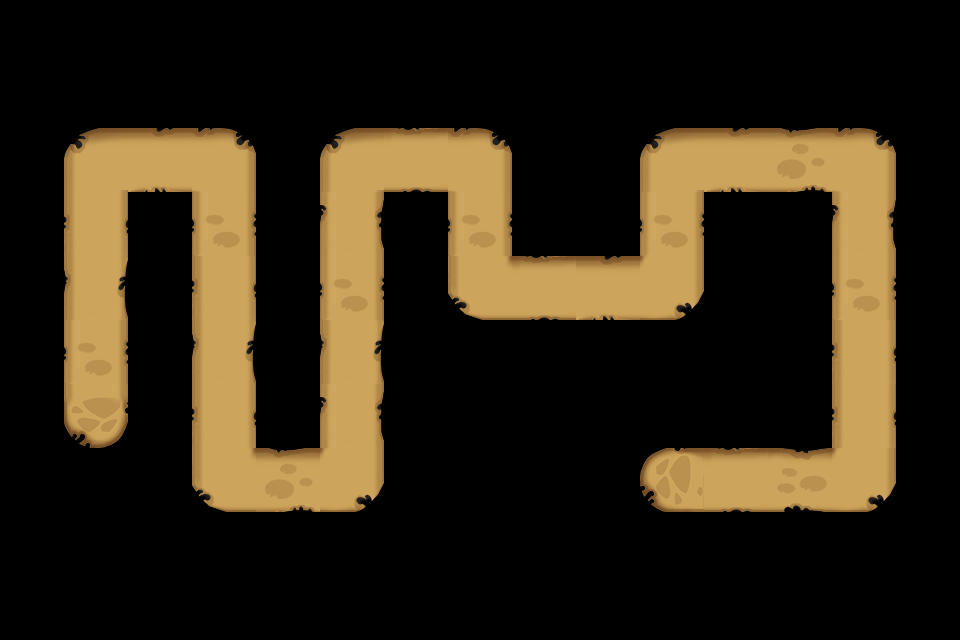

Rendered tile map (Tiled .tmx) drawn with the repository's tilesets; below, a short description and the map source with its tile grids summarised:
An orthogonal 15x10 tile map with 64x64 px tiles, 1 tile layer (Road_Forrest) and 68 objects.

<map version="1.0" orientation="orthogonal" width="15" height="10" tilewidth="64" tileheight="64">
 <tileset firstgid="1" name="Road_Forrest" tilewidth="64" tileheight="64">
  <image source="Road_Forrest.png" width="320" height="256" />
 </tileset>
 <layer name="Road_Forrest" width="15" height="10">
  <data>[150 cells, 39 non-empty, 14 distinct tile ids]</data>
 </layer>
 <objectgroup color="#55ff00" name="path" width="15" height="10">
  <object x="96" y="416" />
  <object x="98" y="160" />
  <object x="225" y="160" />
  <object x="226" y="478" />
  <object x="353" y="478" />
  <object x="353" y="160" />
  <object x="480" y="159" />
  <object x="482" y="286" />
  <object x="673" y="286" />
  <object x="673" y="160" />
  <object x="865" y="161" />
  <object x="864" y="478" />
  <object x="674" y="479" />
 </objectgroup>
 <objectgroup color="#0a0a0b" name="blocked" width="15" height="10">
  <object x="610" y="481" />
  <object x="546" y="479" />
  <object x="545" y="416" />
  <object x="611" y="415" />
 </objectgroup>
 <objectgroup color="#ffff00" name="item" width="15" height="10">
  <properties>
   <property name="id" value="20001" />
   <property name="sizeH" value="2" />
   <property name="sizeW" value="1" />
  </properties>
  <object x="32" y="478" />
  <object x="288" y="350" />
  <object x="161" y="285" />
 </objectgroup>
 <objectgroup color="#ffff00" name="item" width="15" height="10">
  <properties>
   <property name="id" value="20002" />
   <property name="sizeH" value="1" />
   <property name="sizeW" value="1" />
  </properties>
  <object x="35" y="350" />
  <object x="33" y="160" />
  <object x="288" y="224" />
  <object x="737" y="416" />
  <object x="544" y="94" />
  <object x="928" y="416" />
 </objectgroup>
 <objectgroup color="#ffff00" name="item" width="15" height="10">
  <properties>
   <property name="id" value="20003" />
   <property name="sizeH" value="1" />
   <property name="sizeW" value="1" />
  </properties>
  <object x="33" y="221" />
  <object x="33" y="94" />
  <object x="416" y="93" />
  <object x="609" y="94" />
  <object x="800" y="95" />
  <object x="929" y="93" />
  <object x="929" y="223" />
  <object x="929" y="351" />
  <object x="930" y="478" />
  <object x="416" y="222" />
  <object x="545" y="542" />
 </objectgroup>
 <objectgroup color="#ffff00" name="item" width="15" height="10">
  <properties>
   <property name="id" value="20004" />
   <property name="sizeH" value="1" />
   <property name="sizeW" value="1" />
  </properties>
  <object x="288" y="97" />
  <object x="481" y="96" />
 </objectgroup>
 <objectgroup color="#ffff00" name="item" width="15" height="10">
  <properties>
   <property name="id" value="20005" />
   <property name="sizeH" value="1" />
   <property name="sizeW" value="1" />
  </properties>
  <object x="33" y="286" />
  <object x="416" y="350" />
  <object x="928" y="286" />
  <object x="801" y="546" />
 </objectgroup>
 <objectgroup color="#ffff00" name="item" width="15" height="10">
  <properties>
   <property name="id" value="20006" />
   <property name="sizeH" value="1" />
   <property name="sizeW" value="2" />
  </properties>
  <object x="418" y="543" />
  <object x="673" y="95" />
  <object x="160" y="95" />
  <object x="227" y="545" />
  <object x="612" y="351" />
  <object x="481" y="351" />
 </objectgroup>
 <objectgroup color="#ff0000" name="item" width="15" height="10">
  <properties>
   <property name="id" value="20007" />
   <property name="sizeH" value="2" />
   <property name="sizeW" value="2" />
  </properties>
 </objectgroup>
 <objectgroup color="#aa5500" name="item" width="15" height="10">
  <properties>
   <property name="id" value="20008" />
   <property name="sizeH" value="1" />
   <property name="sizeW" value="1" />
  </properties>
  <object x="673" y="416" />
  <object x="674" y="543" />
 </objectgroup>
 <objectgroup color="#0000ff" name="item" width="15" height="10">
  <properties>
   <property name="id" value="20009" />
   <property name="sizeH" value="2" />
   <property name="sizeW" value="2" />
  </properties>
  <object x="96" y="479" />
 </objectgroup>
 <objectgroup color="#ffaa00" name="item" width="15" height="10">
  <properties>
   <property name="id" value="20010" />
   <property name="sizeH" value="2" />
   <property name="sizeW" value="2" />
  </properties>
  <object x="739" y="290" />
 </objectgroup>
 <objectgroup color="#00ffff" name="item" width="15" height="10">
  <properties>
   <property name="id" value="20011" />
   <property name="sizeH" value="2" />
   <property name="sizeW" value="2" />
  </properties>
 </objectgroup>
 <objectgroup color="#ff00ff" name="item" width="15" height="10">
  <properties>
   <property name="id" value="20012" />
   <property name="sizeH" value="2" />
   <property name="sizeW" value="2" />
  </properties>
 </objectgroup>
 <objectgroup color="#550000" name="tower" width="15" height="10">
  <properties>
   <property name="id" value="41001" />
   <property name="sizeH" value="2" />
   <property name="sizeW" value="2" />
  </properties>
  <object x="417" y="415" />
 </objectgroup>
 <objectgroup color="#55007f" name="teemo" width="15" height="10">
  <properties>
   <property name="id" value="1" />
   <property name="sizeH" value="2" />
   <property name="sizeW" value="2" />
  </properties>
  <object x="546" y="416" />
 </objectgroup>
 <objectgroup color="#ff0000" name="random" width="15" height="10">
  <properties>
   <property name="sizeH" value="2" />
   <property name="sizeW" value="2" />
  </properties>
 </objectgroup>
 <objectgroup color="#aaff7f" name="item" width="15" height="10">
  <properties>
   <property name="id" value="90006" />
   <property name="sizeH" value="1" />
   <property name="sizeW" value="1" />
  </properties>
  <object x="160" y="414" />
  <object x="290" y="160" />
  <object x="612" y="545" />
 </objectgroup>
 <objectgroup color="#00ffff" name="item" width="15" height="10">
  <properties>
   <property name="id" value="90007" />
   <property name="sizeH" value="2" />
   <property name="sizeW" value="2" />
  </properties>
  <object x="544" y="160" />
 </objectgroup>
 <objectgroup color="#ffffff" name="hero" width="15" height="10">
  <properties>
   <property name="id" value="40011" />
  </properties>
  <object x="161" y="286" />
 </objectgroup>
 <objectgroup color="#ffffff" name="hero" width="15" height="10">
  <properties>
   <property name="id" value="40021" />
  </properties>
  <object x="161" y="95" />
 </objectgroup>
 <objectgroup color="#ffffff" name="hero" width="15" height="10">
  <properties>
   <property name="id" value="40031" />
  </properties>
  <object x="286" y="350" />
 </objectgroup>
 <objectgroup color="#ffffff" name="hero" width="15" height="10">
  <properties>
   <property name="id" value="40041" />
  </properties>
  <object x="289" y="223" />
  <object x="610" y="352" />
 </objectgroup>
 <objectgroup color="#ffffff" name="hero" width="15" height="10">
  <properties>
   <property name="id" value="40051" />
  </properties>
  <object x="739" y="291" />
 </objectgroup>
 <objectgroup color="#ffffff" name="hero" width="15" height="10">
  <properties>
   <property name="id" value="40061" />
  </properties>
  <object x="737" y="418" />
 </objectgroup>
 <objectgroup color="#ffffff" name="hero" width="15" height="10">
  <properties>
   <property name="id" value="40071" />
  </properties>
  <object x="417" y="222" />
 </objectgroup>
 <objectgroup color="#ffffff" name="hero" width="15" height="10">
  <properties>
   <property name="id" value="40081" />
  </properties>
  <object x="288" y="158" />
 </objectgroup>
</map>
